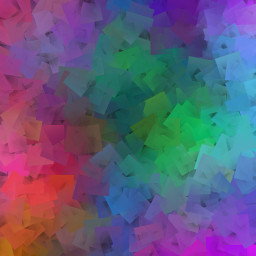
//> input picture blend1.jpg, 256 x 256 px
$ ./trocaregioes blend1.jpg 3   (built with g++ and OpenCV 4)
//> lines starting //> are read from the running program, lines starting //| are printed output that depends on the picture
#include <iostream>
#include <random>
#include <cv.h>
#include <highgui.h>

using namespace cv;
using namespace std;

int main (int argc, char** argv){
	if (argc != 3){
		cout << "\tArgumentos invalidos" << endl << "\t./regions [imagem] n_partes_lado" << endl;
		return 0;
	}

	Mat im, swap, new_im(256,256,CV_8UC1);
	vector<unsigned int> rand_x, rand_y;
	namedWindow(argv[1],WINDOW_AUTOSIZE);
	int n, quad[2];

	im = imread(argv[1],CV_LOAD_IMAGE_GRAYSCALE);
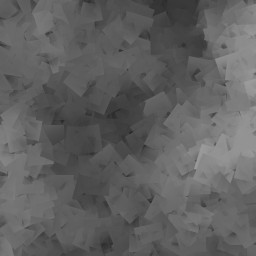
//> im: 256 rows x 256 cols, CV_8UC1; min 40, max 157, mean 96.3
	if(!im.data){ cout << "Nao foi possivel carregar a imagem" << endl; return 0;}
	//im.copyTo(new_im);
	imshow(argv[1],im);
	waitKey();

	n = atoi(argv[2]);
//> n = 3
	quad[0] = im.rows/n;
//> quad = [85, 0]
	quad[1] = im.cols/n;
//> quad = [85, 85]

	for (int x = 0; x < n; x++){
		rand_x.push_back(x);
	}
//> this loop made 3 passes
	std::random_shuffle(rand_x.begin(),rand_x.end());

	for (int y = 0; y < n; y++){
		rand_y.push_back(y);
	}
	std::random_shuffle(rand_y.begin(),rand_y.end());

	for (int i = 0; i < new_im.rows; i++){
		for (int j = 0; j < new_im.cols; j++){
			new_im.at<uchar>(i,j) = im.at<uchar>(i%quad[0] + rand_x[i/quad[0]]*quad[0],j%quad[1] + rand_y[j/quad[1]]*quad[1]);
		}
	}
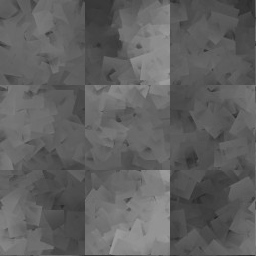
//> new_im: 256 rows x 256 cols, CV_8UC1; min 40, max 157, mean 96.2

	cout << "new_im.at<uchar>(i,j) = im.at<uchar>(" << rand_y[25/quad[1]] << " * " << quad[1] << " + " << 25 << endl;
//| new_im.at<uchar>(i,j) = im.at<uchar>(0 * 85 + 25
	cout << "new_im.at<uchar>(i,j) = im.at<uchar>(" << rand_y[125/quad[1]] << " * " << quad[1] << " + " << 125 << endl;
//| new_im.at<uchar>(i,j) = im.at<uchar>(2 * 85 + 125
	cout << "new_im.at<uchar>(i,j) = im.at<uchar>(" << rand_y[225/quad[1]] << " * " << quad[1] << " + " << 225 << endl;
//| new_im.at<uchar>(i,j) = im.at<uchar>(1 * 85 + 225

	imshow("embaralhado",new_im);
	waitKey();

	return 0;
}
